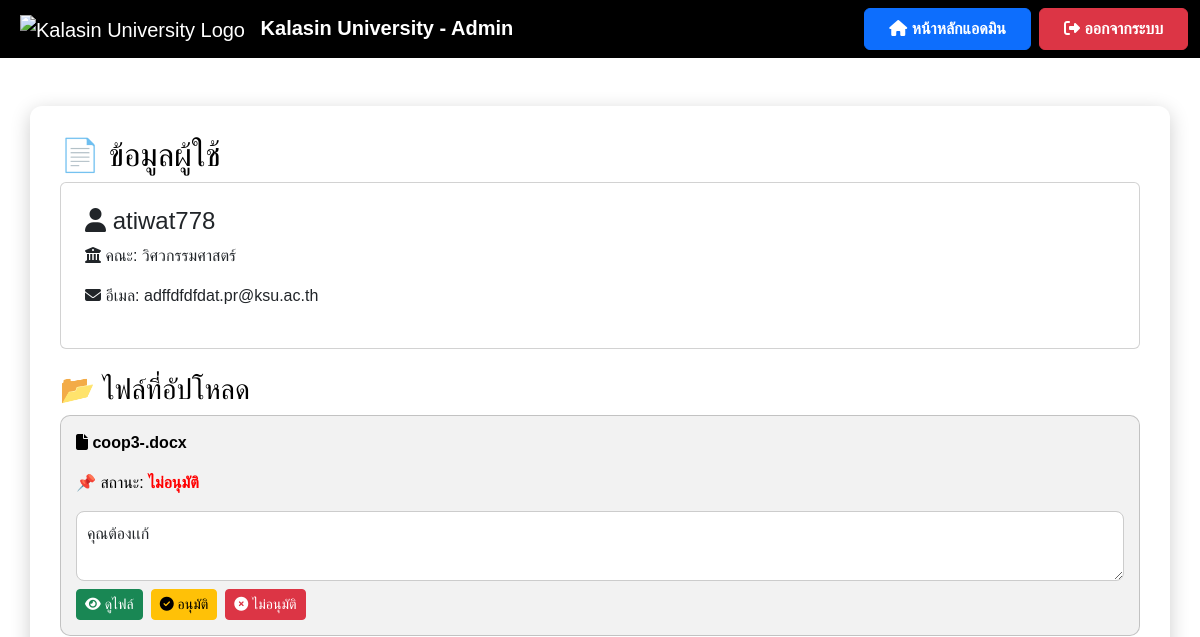
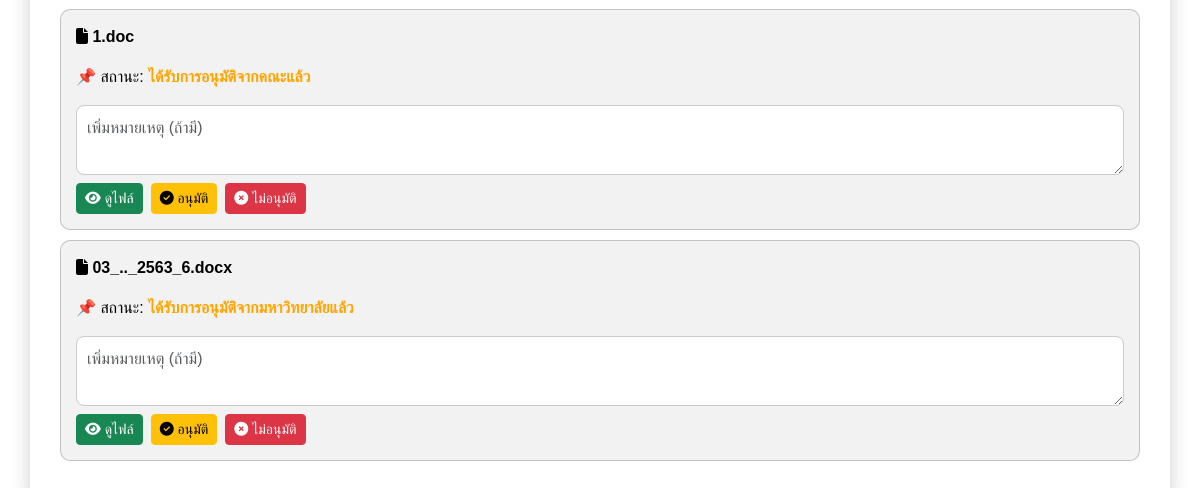
The app's page /view_user/7, older data (2 pictures, top to bottom).
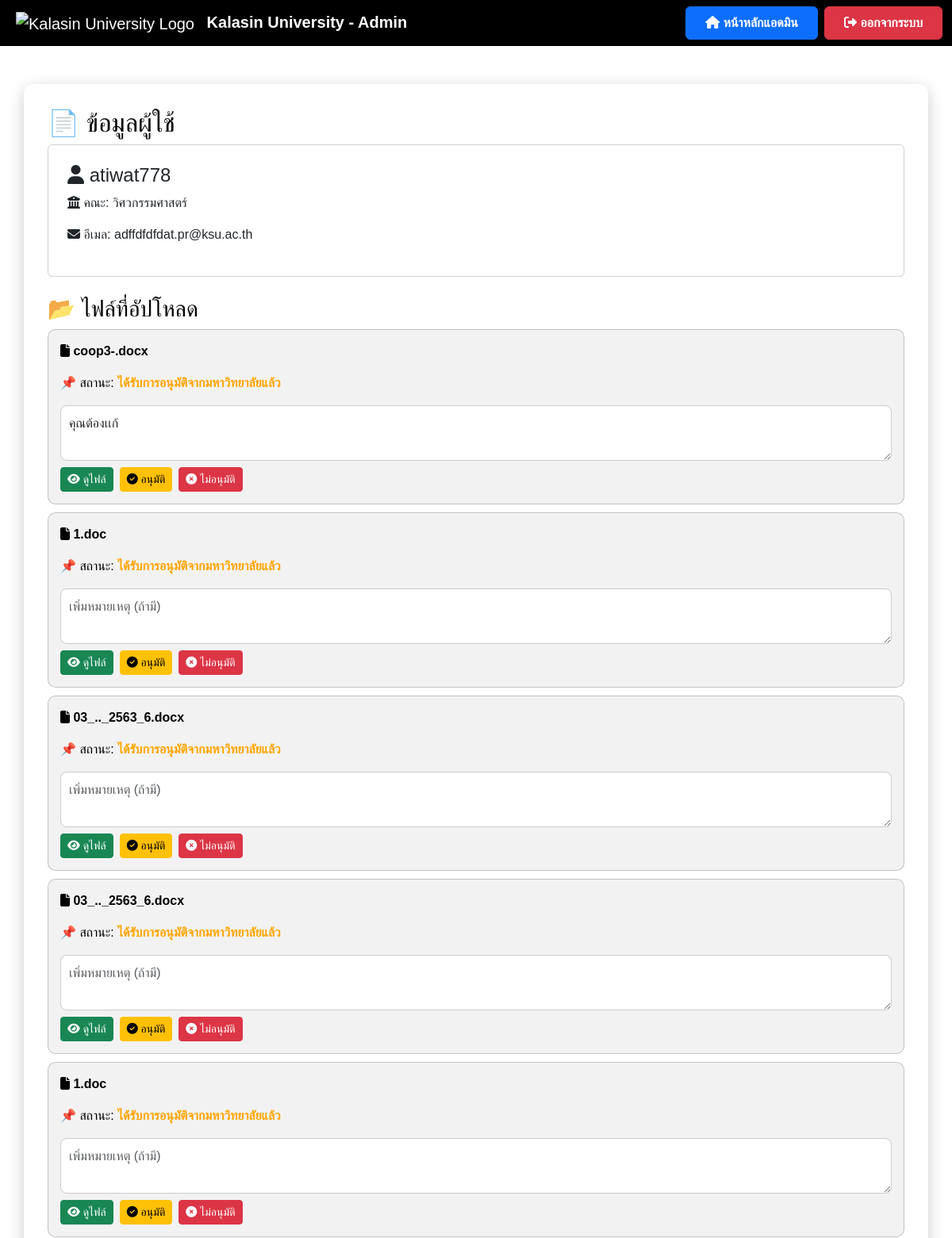
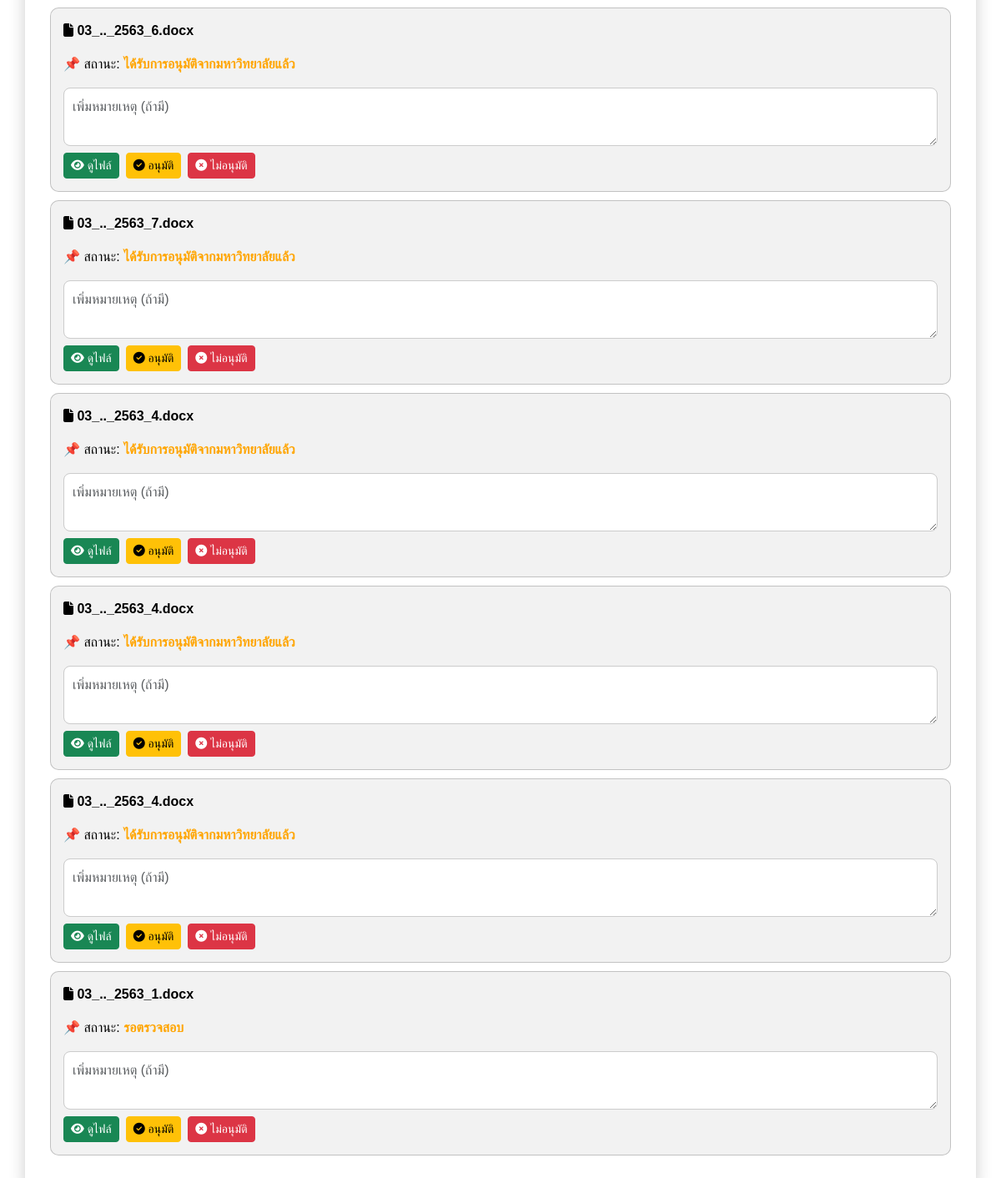
The same page, newer data (2 pictures, top to bottom).
### models.py (models this page shows)
class File(db.Model):
    id = db.Column(db.Integer, primary_key=True)
    filename = db.Column(db.String(255), nullable=False)
    file_path = db.Column(db.String(255), nullable=True)
    status = db.Column(db.String(50), nullable=False, default="รอตรวจสอบ")
    comment = db.Column(db.Text, nullable=True)
    user_id = db.Column(db.Integer, db.ForeignKey('user.id'), nullable=False)
    upload_date = db.Column(db.DateTime, default=db.func.current_timestamp())
    review_date = db.Column(db.DateTime, nullable=True)
    approve_date = db.Column(db.DateTime, nullable=True)
    user = db.relationship('User', back_populates='files')

### app.py (the view)
@app.route('/view_user/<int:user_id>')
def view_user(user_id):
    user = User.query.get(user_id)
    if not user:
        flash("ไม่พบข้อมูลผู้ใช้", "danger")
        return redirect(url_for('manage_users'))  # ถ้าหาไม่เจอให้กลับไปหน้า manage_users
    files = File.query.filter_by(user_id=user.id).all()
    return render_template('view_user.html', user=user, files=files)

### templates/view_user.html (shortened to what this page needs)
<!DOCTYPE html>
<html lang="th">
<head>
    <link href="https://cdn.jsdelivr.net/npm/bootstrap@5.3.3/dist/css/bootstrap.min.css" rel="stylesheet">
    <link rel="stylesheet" href="https://cdnjs.cloudflare.com/ajax/libs/font-awesome/6.4.2/css/all.min.css">
    {% set fac_map = {
        'engineering':'วิศวกรรมศาสตร์',
        'science':'วิทยาศาสตร์',
        'education':'ครุศาสตร์',
        'nursing':'พยาบาลศาสตร์',
        'law':'นิติศาสตร์',
        'arts':'ศิลปศาสตร์'
    } %}
</head>
<body>
    <nav class="navbar navbar-expand-lg navbar-dark">
        <div class="container-fluid">
            <a class="navbar-brand ms-2" href="{{ url_for('admin_dashboard') }}">
                <img src="https://upload.wikimedia.org/wikipedia/th/4/4e/Kalasin_University_Seal.svg"
                     alt="Kalasin University Logo" style="height: 50px; margin-right: 10px;">
                <strong>Kalasin University - Admin</strong>
            </a>
            <div class="ms-auto d-flex">
                <a href="{{ url_for('admin_dashboard') }}" class="btn btn-primary fw-bold px-4 py-2 me-2">
                    <i class="fas fa-home"></i> หน้าหลักแอดมิน
                </a>
                <a href="{{ url_for('logout') }}" class="btn btn-danger fw-bold px-4 py-2">
                    <i class="fas fa-sign-out-alt"></i> ออกจากระบบ
                </a>
            </div>
        </div>
    </nav>
    <div class="container container-custom mt-5">
        <h2>📄 ข้อมูลผู้ใช้</h2>
        <div class="card p-4">
            <h4><i class="fas fa-user"></i> {{ user.username }}</h4>
            <p><i class="fas fa-university"></i> คณะ: {{ fac_map.get(user.faculty, 'ไม่ระบุคณะ') }}</p>
            <p><i class="fas fa-envelope"></i> อีเมล: {{ user.email }}</p>
        </div>
        <h3 class="mt-4">📂 ไฟล์ที่อัปโหลด</h3>
        {% if files %}
        {% for file in files %}
        <div class="file-card">
            <p><i class="fas fa-file"></i> <strong>{{ file.filename }}</strong></p>
            <p>📌 สถานะ:
                <span id="status-{{ file.id }}" class="{% if file.status == 'อนุมัติแล้ว' %}status-approved{% elif file.status == 'ไม่อนุมัติ' %}status-rejected{% else %}status-pending{% endif %}">
                    {{ file.status }}
                </span>
            </p>
            <textarea class="form-control mt-2 comment-box" id="comment-{{ file.id }}" placeholder="เพิ่มหมายเหตุ (ถ้ามี)">{{ file.comment if file.comment else '' }}</textarea>
            <div class="d-flex mt-2">
                <a href="{{ url_for('uploaded_file', filename=file.filename) }}" class="btn btn-success btn-sm me-2" target="_blank">
                    <i class="fas fa-eye"></i> ดูไฟล์
                </a>
                <button class="btn btn-warning btn-sm me-2" onclick="approveFile({{ file.id }})" id="approve-btn-{{ file.id }}">
                    <i class="fas fa-check-circle"></i> อนุมัติ
                </button>
                <button class="btn btn-danger btn-sm me-2" onclick="rejectFile({{ file.id }})" id="reject-btn-{{ file.id }}">
                    <i class="fas fa-times-circle"></i> ไม่อนุมัติ
                </button>
            </div>
        </div>
        {% endfor %}
        {% else %}
            <p class="text-muted">⛔ ผู้ใช้นี้ยังไม่มีการอัปโหลดไฟล์</p>
        {% endif %}
    </div>
</body>
</html>

Row changes from the older to the newer data that the page shows:
changed File "coop3-.docx": status "ไม่อนุมัติ" → "ได้รับการอนุมัติจากมหาวิทยาลัยแล้ว"
changed File (number 2 of 11 on the later page): status "ได้รับการอนุมัติจากคณะแล้ว" → "ได้รับการอนุมัติจากมหาวิทยาลัยแล้ว"
added File: filename "03_.._2563_6.docx", status "ได้รับการอนุมัติจากมหาวิทยาลัยแล้ว", id "เพิ่มหมายเหตุ (ถ้ามี)"
added File: filename "1.doc", status "ได้รับการอนุมัติจากมหาวิทยาลัยแล้ว", id "เพิ่มหมายเหตุ (ถ้ามี)"
added File: filename "03_.._2563_6.docx", status "ได้รับการอนุมัติจากมหาวิทยาลัยแล้ว", id "เพิ่มหมายเหตุ (ถ้ามี)"
added File: filename "03_.._2563_7.docx", status "ได้รับการอนุมัติจากมหาวิทยาลัยแล้ว", id "เพิ่มหมายเหตุ (ถ้ามี)"
added File: filename "03_.._2563_4.docx", status "ได้รับการอนุมัติจากมหาวิทยาลัยแล้ว", id "เพิ่มหมายเหตุ (ถ้ามี)"
added File: filename "03_.._2563_4.docx", status "ได้รับการอนุมัติจากมหาวิทยาลัยแล้ว", id "เพิ่มหมายเหตุ (ถ้ามี)"
added File: filename "03_.._2563_4.docx", status "ได้รับการอนุมัติจากมหาวิทยาลัยแล้ว", id "เพิ่มหมายเหตุ (ถ้ามี)"
added File: filename "03_.._2563_1.docx", status "รอตรวจสอบ", id "เพิ่มหมายเหตุ (ถ้ามี)"
